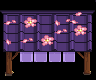

Rendered tile map (Tiled .tmx) drawn with the repository's tilesets; below, a short description and the full map source, tile grids included:
An orthogonal 6x5 tile map with 16x16 px tiles, 1 tile layer (AlwaysFront).

<map version="1.10" tiledversion="1.11.2" orientation="orthogonal" renderorder="right-down" compressionlevel="0" width="6" height="5" tilewidth="16" tileheight="16" infinite="0" nextlayerid="8" nextobjectid="1">
 <tileset firstgid="1" source="master_canopies.tsx" /><layer id="4" name="AlwaysFront" width="6" height="5">
  <data encoding="csv">
439,440,441,442,443,444,
493,494,495,496,497,498,
547,548,549,550,551,552,
601,602,603,604,605,606,
655,656,657,0,659,660
</data>
 </layer>
</map>
